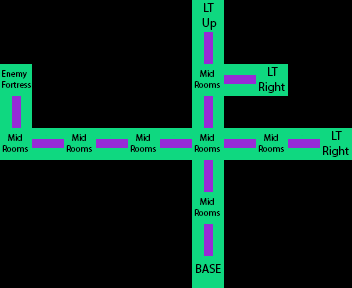

Below is a game level as drawn by its tile map, then a one-line description and the .tmx file that defines it, in full:
An orthogonal 11x9 tile map with 32x32 px tiles, 1 tile layer (Capa de Patrones 1).

<map version="1.0" orientation="orthogonal" renderorder="right-down" width="11" height="9" tilewidth="32" tileheight="32" nextobjectid="1">
 <tileset firstgid="1" name="mapStructure" tilewidth="32" tileheight="32" tilecount="12" columns="4">
  <image source="mapStructure.png" width="128" height="96" />
 </tileset>
 <layer name="Capa de Patrones 1" width="11" height="9">
  <data>
   <tile gid="0" />
   <tile gid="0" />
   <tile gid="0" />
   <tile gid="0" />
   <tile gid="0" />
   <tile gid="0" />
   <tile gid="6" />
   <tile gid="0" />
   <tile gid="0" />
   <tile gid="0" />
   <tile gid="0" />
   <tile gid="0" />
   <tile gid="0" />
   <tile gid="0" />
   <tile gid="0" />
   <tile gid="0" />
   <tile gid="0" />
   <tile gid="9" />
   <tile gid="0" />
   <tile gid="0" />
   <tile gid="0" />
   <tile gid="0" />
   <tile gid="2" />
   <tile gid="0" />
   <tile gid="0" />
   <tile gid="0" />
   <tile gid="0" />
   <tile gid="0" />
   <tile gid="3" />
   <tile gid="10" />
   <tile gid="4" />
   <tile gid="0" />
   <tile gid="0" />
   <tile gid="9" />
   <tile gid="0" />
   <tile gid="0" />
   <tile gid="0" />
   <tile gid="0" />
   <tile gid="0" />
   <tile gid="9" />
   <tile gid="0" />
   <tile gid="0" />
   <tile gid="0" />
   <tile gid="0" />
   <tile gid="3" />
   <tile gid="10" />
   <tile gid="3" />
   <tile gid="10" />
   <tile gid="3" />
   <tile gid="10" />
   <tile gid="3" />
   <tile gid="10" />
   <tile gid="3" />
   <tile gid="10" />
   <tile gid="4" />
   <tile gid="0" />
   <tile gid="0" />
   <tile gid="0" />
   <tile gid="0" />
   <tile gid="0" />
   <tile gid="0" />
   <tile gid="9" />
   <tile gid="0" />
   <tile gid="0" />
   <tile gid="0" />
   <tile gid="0" />
   <tile gid="0" />
   <tile gid="0" />
   <tile gid="0" />
   <tile gid="0" />
   <tile gid="0" />
   <tile gid="0" />
   <tile gid="3" />
   <tile gid="0" />
   <tile gid="0" />
   <tile gid="0" />
   <tile gid="0" />
   <tile gid="0" />
   <tile gid="0" />
   <tile gid="0" />
   <tile gid="0" />
   <tile gid="0" />
   <tile gid="0" />
   <tile gid="9" />
   <tile gid="0" />
   <tile gid="0" />
   <tile gid="0" />
   <tile gid="0" />
   <tile gid="0" />
   <tile gid="0" />
   <tile gid="0" />
   <tile gid="0" />
   <tile gid="0" />
   <tile gid="0" />
   <tile gid="1" />
   <tile gid="0" />
   <tile gid="0" />
   <tile gid="0" />
   <tile gid="0" />
  </data>
 </layer>
</map>
